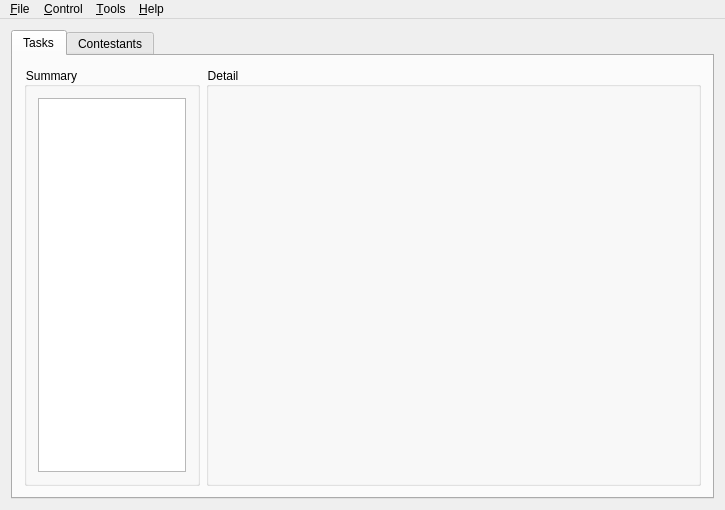
<?xml version="1.0" encoding="UTF-8"?>
<ui version="4.0">
 <class>Lemon</class>
 <widget class="QMainWindow" name="Lemon">
  <property name="geometry">
   <rect>
    <x>0</x>
    <y>0</y>
    <width>725</width>
    <height>510</height>
   </rect>
  </property>
  <property name="minimumSize">
   <size>
    <width>725</width>
    <height>510</height>
   </size>
  </property>
  <property name="windowTitle">
   <string>Lemon</string>
  </property>
  <property name="windowIcon">
   <iconset resource="resource.qrc">
    <normaloff>:/icon/icon.png</normaloff>:/icon/icon.png</iconset>
  </property>
  <widget class="QWidget" name="centralWidget">
   <layout class="QHBoxLayout" name="horizontalLayout">
    <item>
     <widget class="QTabWidget" name="tabWidget">
      <property name="enabled">
       <bool>true</bool>
      </property>
      <property name="styleSheet">
       <string notr="true">font-size: 9pt;</string>
      </property>
      <property name="currentIndex">
       <number>0</number>
      </property>
      <widget class="QWidget" name="tasksTab">
       <attribute name="title">
        <string>Tasks</string>
       </attribute>
       <layout class="QHBoxLayout" name="horizontalLayout_2">
        <item>
         <widget class="QGroupBox" name="taskBox">
          <property name="sizePolicy">
           <sizepolicy hsizetype="Expanding" vsizetype="Preferred">
            <horstretch>1</horstretch>
            <verstretch>0</verstretch>
           </sizepolicy>
          </property>
          <property name="minimumSize">
           <size>
            <width>176</width>
            <height>387</height>
           </size>
          </property>
          <property name="styleSheet">
           <string notr="true">font-size: 9pt;</string>
          </property>
          <property name="title">
           <string>Summary</string>
          </property>
          <layout class="QVBoxLayout" name="verticalLayout_2">
           <item>
            <widget class="SummaryTree" name="summary">
             <property name="contextMenuPolicy">
              <enum>Qt::DefaultContextMenu</enum>
             </property>
             <property name="styleSheet">
              <string notr="true">font-size: 10pt;</string>
             </property>
             <attribute name="headerVisible">
              <bool>false</bool>
             </attribute>
             <column>
              <property name="text">
               <string notr="true">1</string>
              </property>
             </column>
            </widget>
           </item>
          </layout>
         </widget>
        </item>
        <item>
         <widget class="QGroupBox" name="editBox">
          <property name="sizePolicy">
           <sizepolicy hsizetype="Expanding" vsizetype="Preferred">
            <horstretch>3</horstretch>
            <verstretch>0</verstretch>
           </sizepolicy>
          </property>
          <property name="styleSheet">
           <string notr="true">font-size: 9pt;</string>
          </property>
          <property name="title">
           <string>Detail</string>
          </property>
          <layout class="QVBoxLayout" name="verticalLayout_8">
           <item>
            <widget class="QStackedWidget" name="editWidget">
             <property name="contextMenuPolicy">
              <enum>Qt::NoContextMenu</enum>
             </property>
             <property name="currentIndex">
              <number>2</number>
             </property>
             <widget class="QWidget" name="nullPage"/>
             <widget class="TaskEditWidget" name="taskEdit"/>
             <widget class="TestCaseEditWidget" name="testCaseEdit"/>
            </widget>
           </item>
          </layout>
         </widget>
        </item>
       </layout>
      </widget>
      <widget class="QWidget" name="contestantsTab">
       <attribute name="title">
        <string>Contestants</string>
       </attribute>
       <layout class="QVBoxLayout" name="verticalLayout">
        <item>
         <widget class="ResultViewer" name="resultViewer">
          <property name="styleSheet">
           <string notr="true">font-size:9pt;</string>
          </property>
          <property name="editTriggers">
           <set>QAbstractItemView::NoEditTriggers</set>
          </property>
          <property name="tabKeyNavigation">
           <bool>false</bool>
          </property>
          <property name="selectionMode">
           <enum>QAbstractItemView::ExtendedSelection</enum>
          </property>
          <property name="selectionBehavior">
           <enum>QAbstractItemView::SelectRows</enum>
          </property>
          <property name="verticalScrollMode">
           <enum>QAbstractItemView::ScrollPerPixel</enum>
          </property>
          <property name="horizontalScrollMode">
           <enum>QAbstractItemView::ScrollPerPixel</enum>
          </property>
          <property name="showGrid">
           <bool>false</bool>
          </property>
          <property name="sortingEnabled">
           <bool>true</bool>
          </property>
          <property name="cornerButtonEnabled">
           <bool>false</bool>
          </property>
          <attribute name="horizontalHeaderHighlightSections">
           <bool>false</bool>
          </attribute>
          <attribute name="verticalHeaderVisible">
           <bool>false</bool>
          </attribute>
          <attribute name="verticalHeaderDefaultSectionSize">
           <number>25</number>
          </attribute>
          <attribute name="verticalHeaderMinimumSectionSize">
           <number>25</number>
          </attribute>
         </widget>
        </item>
        <item>
         <layout class="QHBoxLayout" name="horizontalLayout_4">
          <item>
           <spacer name="horizontalSpacer">
            <property name="orientation">
             <enum>Qt::Horizontal</enum>
            </property>
            <property name="sizeHint" stdset="0">
             <size>
              <width>468</width>
              <height>20</height>
             </size>
            </property>
           </spacer>
          </item>
          <item>
           <widget class="QPushButton" name="refreshButton">
            <property name="text">
             <string>&amp;Refresh</string>
            </property>
           </widget>
          </item>
          <item>
           <widget class="QPushButton" name="judgeButton">
            <property name="enabled">
             <bool>false</bool>
            </property>
            <property name="text">
             <string>&amp;Judge</string>
            </property>
           </widget>
          </item>
          <item>
           <widget class="QPushButton" name="judgeAllButton">
            <property name="enabled">
             <bool>false</bool>
            </property>
            <property name="text">
             <string>Judge &amp;All</string>
            </property>
           </widget>
          </item>
         </layout>
        </item>
       </layout>
      </widget>
     </widget>
    </item>
   </layout>
  </widget>
  <widget class="QMenuBar" name="menuBar">
   <property name="geometry">
    <rect>
     <x>0</x>
     <y>0</y>
     <width>725</width>
     <height>21</height>
    </rect>
   </property>
   <property name="styleSheet">
    <string notr="true">font-size: 9pt;</string>
   </property>
   <widget class="QMenu" name="fileMenu">
    <property name="title">
     <string>&amp;File</string>
    </property>
    <addaction name="newAction"/>
    <addaction name="openAction"/>
    <addaction name="closeAction"/>
    <addaction name="separator"/>
    <addaction name="exitAction"/>
   </widget>
   <widget class="QMenu" name="controlMenu">
    <property name="title">
     <string>&amp;Control</string>
    </property>
    <addaction name="judgeAction"/>
    <addaction name="judgeAllAction"/>
    <addaction name="separator"/>
    <addaction name="addTasksAction"/>
    <addaction name="makeSelfTestAction"/>
    <addaction name="exportAction"/>
   </widget>
   <widget class="QMenu" name="toolsMenu">
    <property name="title">
     <string>&amp;Tools</string>
    </property>
    <widget class="QMenu" name="languageMenu">
     <property name="title">
      <string>UI Language</string>
     </property>
     <addaction name="setEnglishAction"/>
    </widget>
    <addaction name="optionsAction"/>
    <addaction name="languageMenu"/>
   </widget>
   <widget class="QMenu" name="helpMenu">
    <property name="title">
     <string>&amp;Help</string>
    </property>
    <addaction name="aboutAction"/>
   </widget>
   <addaction name="fileMenu"/>
   <addaction name="controlMenu"/>
   <addaction name="toolsMenu"/>
   <addaction name="helpMenu"/>
  </widget>
  <action name="newAction">
   <property name="text">
    <string>&amp;New Contest</string>
   </property>
  </action>
  <action name="openAction">
   <property name="text">
    <string>&amp;Open Existing Contest</string>
   </property>
  </action>
  <action name="exitAction">
   <property name="text">
    <string>E&amp;xit</string>
   </property>
  </action>
  <action name="optionsAction">
   <property name="text">
    <string>&amp;Options</string>
   </property>
  </action>
  <action name="aboutAction">
   <property name="text">
    <string>&amp;About</string>
   </property>
  </action>
  <action name="judgeAction">
   <property name="enabled">
    <bool>false</bool>
   </property>
   <property name="text">
    <string>&amp;Judge Selected</string>
   </property>
  </action>
  <action name="judgeAllAction">
   <property name="enabled">
    <bool>false</bool>
   </property>
   <property name="text">
    <string>Judge &amp;All</string>
   </property>
  </action>
  <action name="closeAction">
   <property name="text">
    <string>&amp;Close Current Contest</string>
   </property>
  </action>
  <action name="setEnglishAction">
   <property name="text">
    <string notr="true">English</string>
   </property>
  </action>
  <action name="addTasksAction">
   <property name="enabled">
    <bool>false</bool>
   </property>
   <property name="text">
    <string>Add &amp;Tasks Automatically</string>
   </property>
  </action>
  <action name="makeSelfTestAction">
   <property name="enabled">
    <bool>false</bool>
   </property>
   <property name="text">
    <string>&amp;Make Self-testing Folder</string>
   </property>
  </action>
  <action name="exportAction">
   <property name="enabled">
    <bool>false</bool>
   </property>
   <property name="text">
    <string>&amp;Export Result</string>
   </property>
  </action>
 </widget>
 <layoutdefault spacing="6" margin="11"/>
 <customwidgets>
  <customwidget>
   <class>SummaryTree</class>
   <extends>QTreeWidget</extends>
   <header>summarytree.h</header>
  </customwidget>
  <customwidget>
   <class>TaskEditWidget</class>
   <extends>QWidget</extends>
   <header>taskeditwidget.h</header>
   <container>1</container>
  </customwidget>
  <customwidget>
   <class>TestCaseEditWidget</class>
   <extends>QWidget</extends>
   <header>testcaseeditwidget.h</header>
   <container>1</container>
  </customwidget>
  <customwidget>
   <class>ResultViewer</class>
   <extends>QTableWidget</extends>
   <header>resultviewer.h</header>
  </customwidget>
 </customwidgets>
 <tabstops>
  <tabstop>tabWidget</tabstop>
  <tabstop>summary</tabstop>
  <tabstop>refreshButton</tabstop>
  <tabstop>judgeButton</tabstop>
  <tabstop>judgeAllButton</tabstop>
  <tabstop>resultViewer</tabstop>
 </tabstops>
 <resources>
  <include location="resource.qrc"/>
 </resources>
 <connections/>
</ui>
